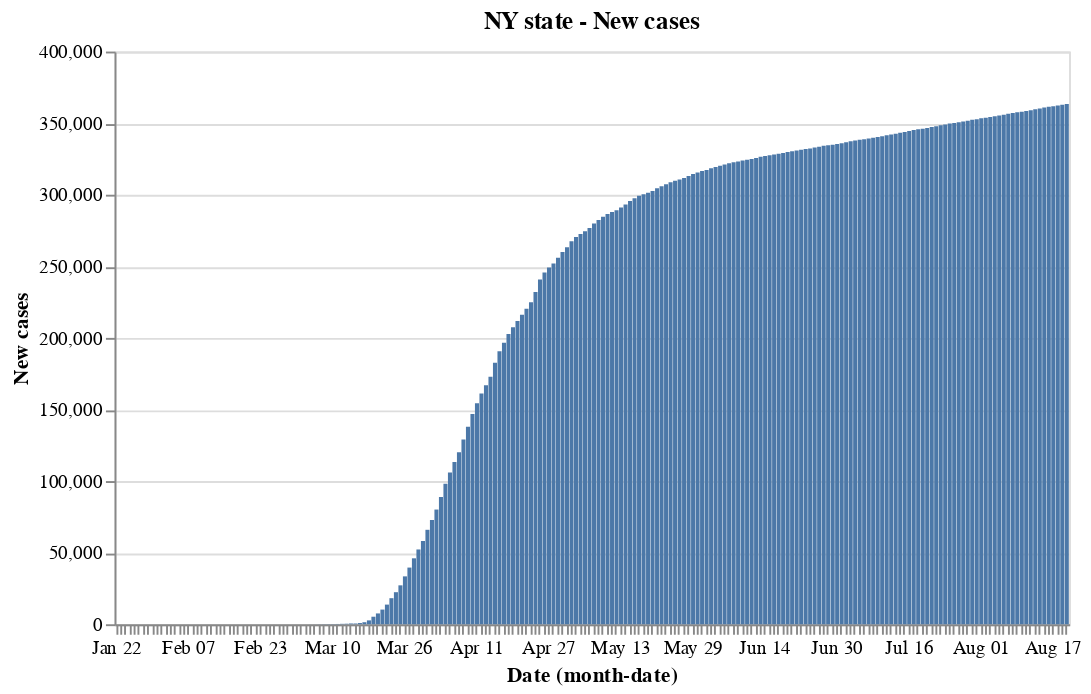

The cell this chart's notebook holds for it:
### Code cell
#base_ny.encode(y='Confirmed').properties(title='Total Confirmed') | base_ny.encode(y='Deaths',color = red).properties(title='Total deaths')

base_ny.encode(y='New cases').properties(title='NY state - New cases')

### Figure 1 — Vega-Lite specification as saved in the notebook (floating-point values rounded to 4 significant figures; data arrays with more than 128 entries replaced by an {"elided": "..."} marker saying what was removed)
{"config": {"view": {"continuousWidth": 400, "continuousHeight": 300}}, "data": {"name": "data-128e0e29785f7a18ee20dc77bb4e6360"}, "mark": "bar", "encoding": {"x": {"type": "ordinal", "field": "Date", "timeUnit": "monthdate"}, "y": {"type": "quantitative", "field": "New cases"}}, "title": "NY state - New cases", "width": 500, "$schema": "https://vega.github.io/schema/vega-lite/v4.8.1.json", "datasets": {"data-128e0e29785f7a18ee20dc77bb4e6360": {"elided": "212 records"}}}
